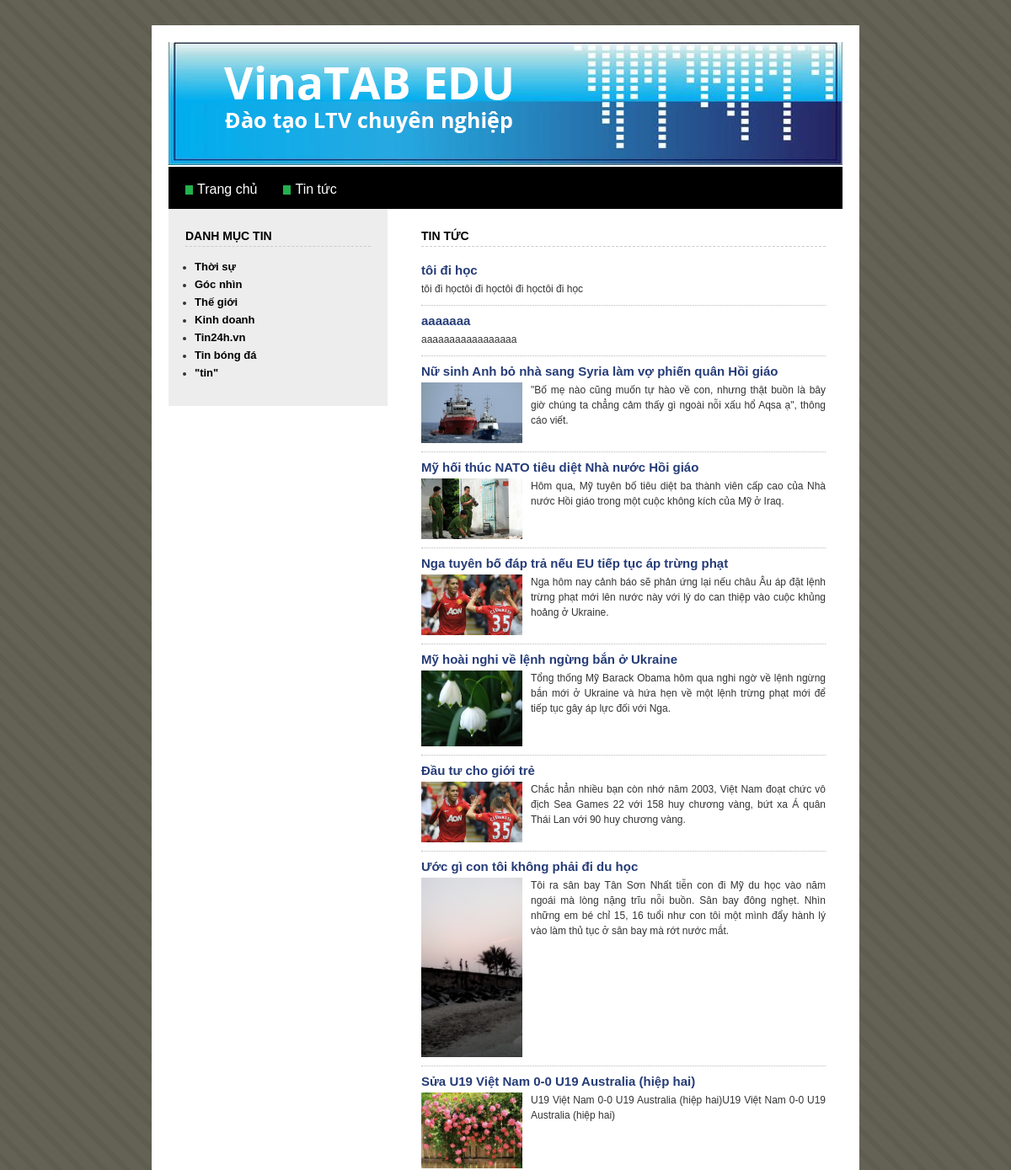
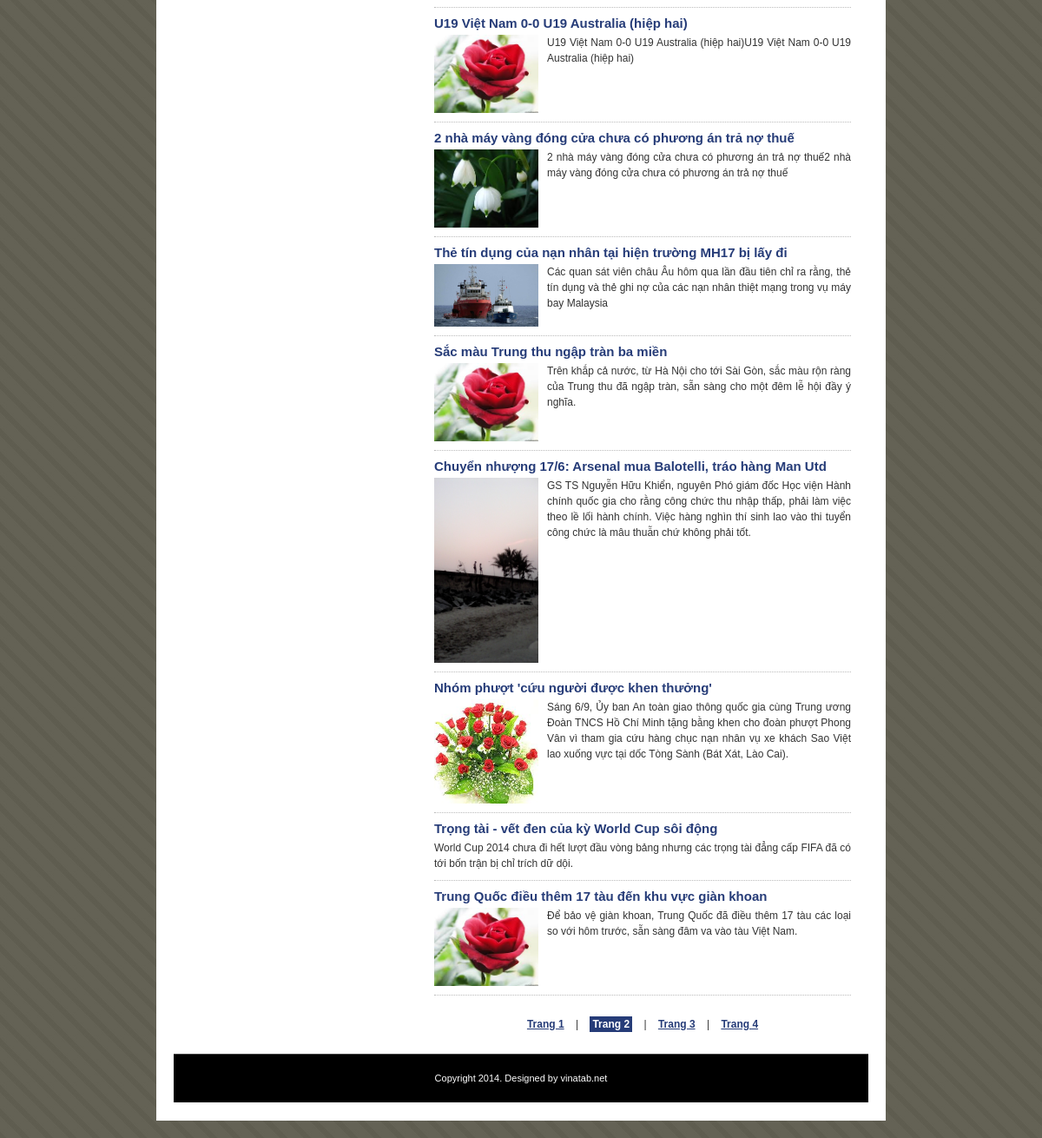
/tintuc.php, run on the app's committed database (2 pictures, top to bottom).
### tables this page shows
CREATE TABLE `category` (
  `id_cat` int(255) NOT NULL,
  `name` varchar(120) NOT NULL
);

CREATE TABLE `news` (
  `id_news` int(255) NOT NULL,
  `name` varchar(200) NOT NULL,
  `preview_text` text NOT NULL,
  `detail_text` text,
  `id_cat` int(255) NOT NULL,
  `picture` varchar(120) NOT NULL
);

### tintuc.php (the view, shortened to what this page needs)
<?php require_once $_SERVER['DOCUMENT_ROOT'].'/BNews/templates/public/inc/header.php';?>
<div class="leftpanel">
	<?php require_once $_SERVER['DOCUMENT_ROOT'].'/BNews/templates/public/inc/left_bar.php';?>
</div>
<?php
	include_once $_SERVER['DOCUMENT_ROOT']."/BNews/function/dbconnect.php";
	$queryNew = "SELECT id_news,name,preview_text,picture FROM news  ORDER BY id_news DESC";
	$resultNew = $mysqli->query($queryNew);
?>
<div class="rightpanel">
	<div class="rightbody">
		<h1 class="title">Tin tức</h1>
		<div class="items-new">
			<ul>
			<?php
			while($rows = mysqli_fetch_assoc($resultNew)){
				$id_news = $rows['id_news'];
				$name = $rows['name'];
				$preview_text = $rows['preview_text'];
				$picture = $rows['picture'];
				$url = '/BNews/files/'.$picture;
			?>
				<li>
					<h2>
						<a href="chitiet.php?id_tt=<?php echo $id_news?>" title=""><?php echo $name; ?></a>
					</h2>
					<div class="item">
						<a href="chitiet.php?id_tt=<?php echo $id_news?>" title=""><img src="<?php echo $url ?>" alt="" /></a>
						<p><?php echo $preview_text; ?>
						</p>
					</div>
				</li>
			<?php
			}
			?>
			</ul>
			<div class="paginator">
				<a href="">Trang 1</a> |
				<a href="" class="active">Trang 2</a> |
				<a href="">Trang 3</a> |
				<a href="">Trang 4</a>
			</div>
		</div>
	</div>
</div>
<?php require_once $_SERVER['DOCUMENT_ROOT'].'/BNews/templates/public/inc/footer.php';?>

### templates/public/inc/header.php (shortened to what this page needs)
<!DOCTYPE html>
<html>
<head>
<link href="/BNews/templates/public/css/style.css" rel="stylesheet" type="text/css">
</head>
<body>
	<div class="main">
		<div class="page">
			<div class="header">
				<div class="header-img">
					<img src="/BNews/templates/public/images/header.jpg" alt="" width="800">
				</div>
				<div class="topmenu">
					<ul>
						<li><a href="index.php">Trang chủ</a></li>
						<li><a href="tintuc.php">Tin tức</a></li>
					</ul>
				</div>
			</div>
			<div class="content">

### templates/public/inc/left_bar.php
<?php
	include_once $_SERVER['DOCUMENT_ROOT']."/BNews/function/dbconnect.php";
	$queryDMT = "SELECT * FROM category";
	$result = $mysqli->query($queryDMT);
?>
<h2>Danh mục tin</h2>
<ul>
	<?php
	while($rowDMT = mysqli_fetch_assoc($result)){
		$idDMT = $rowDMT['id_cat'];
		$TenDanhMucTin = $rowDMT['name'];
	?>
	<li><a href="danhmuc.php?id_dmt=<?php echo $idDMT;?>"><?php echo $TenDanhMucTin; ?></a></li>
	<?php
	}
	?>
</ul>

### templates/public/inc/footer.php
</div>
			<div class="footer">
				<p>
					Copyright 2014. Designed by <a class="footer-link" target="_blank"
						href="http://vinatab.net">vinatab.net</a>
				</p>
			</div>
		</div>
	</div>
</body>
</html>

### templates/public/css/style.css (style rules this page uses)
html, body, div, span, applet, object, iframe, h1, h2, h3, h4, h5, h6, p, blockquote, pre, a, abbr, acronym, address, big, cite, code, del, dfn, em, img, ins, kbd, q, s, samp, small, strike, strong, sub, sup, tt, var, b, u, i, center, dl, dt, dd, ol, ul, li, fieldset, form, label, legend, table, caption, tbody, tfoot, thead, tr, th, td, article, aside, canvas, details, embed, figure, figcaption, footer, header, hgroup, menu, nav, output, ruby, section, summary, time, mark, audio, video { margin: 0; padding: 0; border: 0; font-size: 100%; }
body { line-height: 1; }
ol, ul { list-style: none; }
body { background-image: url("../images/bg.jpg"); background-repeat: repeat; color: #333333; font-family: Arial,Helvetica,sans-serif; font-size: 12px; margin: 30px 0 0; }
a { color: #0628AE; text-decoration: underline; }
.main { margin: 0 auto; width: 840px; }
.page { background-color: #FFFFFF; float: left; margin-bottom: 20px; padding: 0 20px; width: 800px; }
.header, .header-img { float: left; margin-top: 10px; width: 800px; }
.topmenu { background-color: #000000; float: left; height: 50px; width: 800px; }
.topmenu ul { height: 15px; list-style-type: none; margin: 18px 0 0 20px; }
.topmenu ul li { background-image: url("../images/bullet.jpg"); background-position: left center; background-repeat: no-repeat; float: left; margin-right: 31px; padding-left: 14px; }
.topmenu ul li a { color: #FFFFFF; font-family: Arial,Helvetica,sans-serif; font-size: 16px; line-height: normal; text-decoration: none; }
.content { float: left; width: 800px; }
.leftpanel { background-color: #EDEDED; float: left; padding: 25px 20px; position: relative; width: 220px; }
.leftpanel h2 { border-bottom: 1px dashed #CCCCCC; color: #000000; font-size: 14px; line-height: 100%; margin-bottom: 17px; padding-bottom: 5px; text-transform: uppercase; }
.leftpanel ul { list-style-type: none; margin-left: 11px; }
.leftpanel ul li { list-style: disc outside none; margin: 8px 0; }
.leftpanel ul li a { color: #000000; font-size: 13px; font-weight: bold; text-decoration: none; }
.rightpanel { float: left; width: 540px; }
.rightbody { float: left; padding: 25px 0 25px 40px; text-align: justify; width: 480px; }
.rightbody p { line-height: 20px; }
.title { border-bottom: 1px dashed #CCCCCC; color: #000000; font-size: 14px; line-height: 100%; margin-bottom: 10px; padding-bottom: 5px; text-transform: uppercase; }
.footer { background-image: url("../images/footer.jpg"); background-position: left top; background-repeat: no-repeat; float: left; height: 77px; width: 800px; }
.footer p { color: #FFFFFF; font-size: 11px; line-height: 57px; text-align: center; }
.footer-link { color: #FFFFFF; text-decoration: none; }
.items-new ul { list-style: none outside none; }
.items-new ul li { border-bottom: 1px dotted #BBBBBB; padding: 10px 0; }
.items-new ul li h2 { margin-bottom: 6px; }
.items-new ul li h2 a { font-size: 15px; text-decoration: none; color:#263C78; }
.items-new ul li .item img { float: left; margin-right: 10px; width: 120px; }
.items-new ul li .item p { line-height: 18px; }
.paginator { margin-top: 16px; text-align: center; }
.paginator a { color: #263C78; font-weight: bold; margin: 0 10px; display: inline-block; margin-top: 8px; }
.paginator a.active { background: none repeat scroll 0 0 #263C78; color: #FFFFFF; padding: 3px; text-decoration: none; }

### data on the page
category: name "Thời sự"
category: name "Góc nhìn"
category: name "Thế giới"
category: name "Kinh doanh"
category: name "Tin24h.vn"
category: name "Tin bóng đá"
category: name "\"tin\""
news: name "tôi đi học", preview_text "tôi đi họctôi đi họctôi đi họctôi đi học"
news: name "aaaaaaa", preview_text "aaaaaaaaaaaaaaaaa"
news: name "Nữ sinh Anh bỏ nhà sang Syria làm vợ phiến quân Hồi giáo", picture (picture), preview_text "\"Bố mẹ nào cũng muốn tự hào về con, nhưng thật buồn là bây giờ chúng ta chẳng cảm thấy gì ngoài nỗi xấu hổ Aqsa ạ\", thông cáo viết."
news: name "Mỹ hối thúc NATO tiêu diệt Nhà nước Hồi giáo", picture (picture), preview_text "Hôm qua, Mỹ tuyên bố tiêu diệt ba thành viên cấp cao của Nhà nước Hồi giáo trong một cuộc không kích của Mỹ ở Iraq."
news: name "Nga tuyên bố đáp trả nếu EU tiếp tục áp trừng phạt", picture (picture), preview_text "Nga hôm nay cảnh báo sẽ phản ứng lại nếu châu Âu áp đặt lệnh trừng phạt mới lên nước này với lý do can thiệp vào cuộc khủng hoảng ở Ukraine."
news: name "Mỹ hoài nghi về lệnh ngừng bắn ở Ukraine", picture (picture), preview_text "Tổng thống Mỹ Barack Obama hôm qua nghi ngờ về lệnh ngừng bắn mới ở Ukraine và hứa hẹn về một lệnh trừng phạt mới để tiếp tục gây áp lực đối với Nga."
news: name "Đầu tư cho giới trẻ", picture (picture), preview_text "Chắc hẳn nhiều bạn còn nhớ năm 2003, Việt Nam đoạt chức vô địch Sea Games 22 với 158 huy chương vàng, bứt xa Á quân Thái Lan với 90 huy chương vàng."
news: name "Ước gì con tôi không phải đi du học", picture (picture), preview_text "Tôi ra sân bay Tân Sơn Nhất tiễn con đi Mỹ du học vào năm ngoái mà lòng nặng trĩu nỗi buồn. Sân bay đông nghẹt. Nhìn những em bé chỉ 15, 16 tuổi như con tôi một mình đẩy hành lý vào làm thủ tục ở sân bay mà rớt nước mắt."
news: name "Sửa U19 Việt Nam 0-0 U19 Australia (hiệp hai)", picture (picture), preview_text "U19 Việt Nam 0-0 U19 Australia (hiệp hai)U19 Việt Nam 0-0 U19 Australia (hiệp hai)"
news: name "U19 Việt Nam 0-0 U19 Australia (hiệp hai)", picture (picture), preview_text "U19 Việt Nam 0-0 U19 Australia (hiệp hai)U19 Việt Nam 0-0 U19 Australia (hiệp hai)"
news: name "2 nhà máy vàng đóng cửa chưa có phương án trả nợ thuế", picture (picture), preview_text "2 nhà máy vàng đóng cửa chưa có phương án trả nợ thuế2 nhà máy vàng đóng cửa chưa có phương án trả nợ thuế"
news: name "Thẻ tín dụng của nạn nhân tại hiện trường MH17 bị lấy đi", picture (picture), preview_text "Các quan sát viên châu Âu hôm qua lần đầu tiên chỉ ra rằng, thẻ tín dụng và thẻ ghi nợ của các nạn nhân thiệt mạng trong vụ máy bay Malaysia"
news: name "Sắc màu Trung thu ngập tràn ba miền", picture (picture), preview_text "Trên khắp cả nước, từ Hà Nội cho tới Sài Gòn, sắc màu rộn ràng của Trung thu đã ngập tràn, sẵn sàng cho một đêm lễ hội đầy ý nghĩa."
news: name "Chuyển nhượng 17/6: Arsenal mua Balotelli, tráo hàng Man Utd", picture (picture), preview_text "GS TS Nguyễn Hữu Khiển, nguyên Phó giám đốc Học viện Hành chính quốc gia cho rằng công chức thu nhập thấp, phải làm việc theo lề lối hành chính. Việc hàng nghìn thí sinh lao vào thi tuyển công chức là mâu thuẫn chứ không phải tốt."
news: name "Nhóm phượt 'cứu người được khen thưởng'", picture (picture), preview_text "Sáng 6/9, Ủy ban An toàn giao thông quốc gia cùng Trung ương Đoàn TNCS Hồ Chí Minh tặng bằng khen cho đoàn phượt Phong Vân vì tham gia cứu hàng chục nạn nhân vụ xe khách Sao Việt lao xuống vực tại dốc Tòng Sành (Bát Xát, Lào Cai)."
news: name "Trọng tài - vết đen của kỳ World Cup sôi động", preview_text "World Cup 2014 chưa đi hết lượt đầu vòng bảng nhưng các trọng tài đẳng cấp FIFA đã có tới bốn trận bị chỉ trích dữ dội."
news: name "Trung Quốc điều thêm 17 tàu đến khu vực giàn khoan", picture (picture), preview_text "Để bảo vệ giàn khoan, Trung Quốc đã điều thêm 17 tàu các loại so với hôm trước, sẵn sàng đâm va vào tàu Việt Nam."
